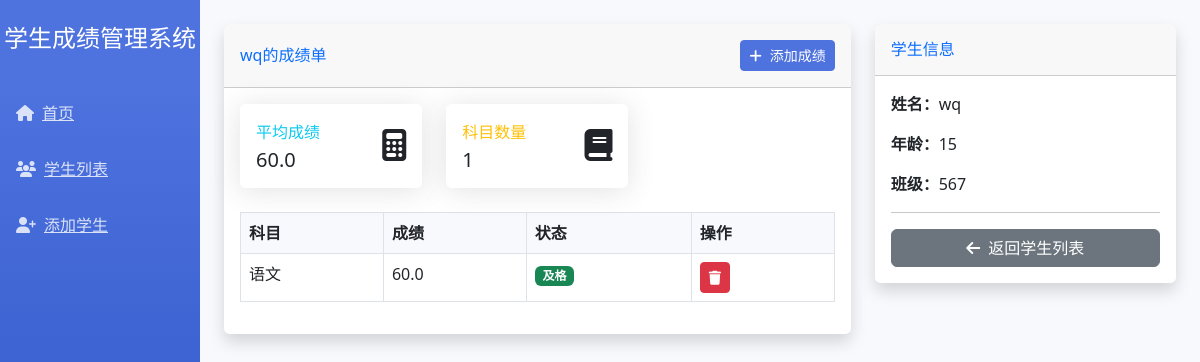
Screenshot of /view_grades/4 with the database file from the repository.
### tables this page shows
CREATE TABLE students (
                    id INTEGER PRIMARY KEY AUTOINCREMENT,
                    name TEXT NOT NULL,
                    age INTEGER NOT NULL,
                    class_name TEXT NOT NULL
                );

CREATE TABLE grades (
                    id INTEGER PRIMARY KEY AUTOINCREMENT,
                    student_id INTEGER NOT NULL,
                    subject TEXT NOT NULL,
                    grade REAL NOT NULL,
                    FOREIGN KEY (student_id) REFERENCES students (id)
                );

### app.py (the view)
@app.route('/view_grades/<int:student_id>')
def view_grades(student_id):
    conn = get_db_connection()
    student = conn.execute('SELECT * FROM students WHERE id = ?', (student_id,)).fetchone()
    grades = conn.execute('SELECT * FROM grades WHERE student_id = ?', (student_id,)).fetchall()
    conn.close()
    total_grades = sum(grade['grade'] for grade in grades)
    average_grade = total_grades / len(grades) if grades else 0
    return render_template('view_grades.html', student=student, grades=grades, average_grade=average_grade, title='查看成绩')

### app.py (called while the page is built)
def get_db_connection():
    conn = sqlite3.connect('students.db')
    conn.row_factory = sqlite3.Row
    return conn

### templates/view_grades.html (shortened to what this page needs)
{% extends "base.html" %}
{% block content %}
<div class="row">
    <div class="col-lg-8">
        <div class="card shadow mb-4">
            <div class="card-header py-3 d-flex justify-content-between align-items-center">
                <h6 class="m-0 font-weight-bold text-primary">{{ student['name'] }}的成绩单</h6>
                <a href="{{ url_for('add_grade', student_id=student['id']) }}" class="btn btn-primary btn-sm">
                    <i class="fas fa-plus me-2"></i>添加成绩
                </a>
            </div>
            <div class="card-body">
                <div class="row mb-4">
                    <div class="col-md-4">
                        <div class="card border-left-info">
                            <div class="card-body">
                                <div class="row no-gutters align-items-center">
                                    <div class="col mr-2">
                                        <div class="text-xs font-weight-bold text-info text-uppercase mb-1">
                                            平均成绩</div>
                                        <div class="h5 mb-0 font-weight-bold text-gray-800">
                                            {{ average_grade|round(2) if average_grade else '暂无' }}
                                        </div>
                                    </div>
                                    <div class="col-auto">
                                        <i class="fas fa-calculator fa-2x text-gray-300"></i>
                                    </div>
                                </div>
                            </div>
                        </div>
                    </div>
                    <div class="col-md-4">
                        <div class="card border-left-warning">
                            <div class="card-body">
                                <div class="row no-gutters align-items-center">
                                    <div class="col mr-2">
                                        <div class="text-xs font-weight-bold text-warning text-uppercase mb-1">
                                            科目数量</div>
                                        <div class="h5 mb-0 font-weight-bold text-gray-800">
                                            {{ grades|length }}
                                        </div>
                                    </div>
                                    <div class="col-auto">
                                        <i class="fas fa-book fa-2x text-gray-300"></i>
                                    </div>
                                </div>
                            </div>
                        </div>
                    </div>
                </div>
                {% if grades %}
                <div class="table-responsive">
                    <table class="table table-bordered table-hover">
                        <thead>
                            <tr>
                                <th>科目</th>
                                <th>成绩</th>
                                <th>状态</th>
                                <th>操作</th>
                            </tr>
                        </thead>
                        <tbody>
                            {% for grade in grades %}
                            <tr>
                                <td>{{ grade['subject'] }}</td>
                                <td>{{ grade['grade'] }}</td>
                                <td>
                                    <span class="badge bg-{{ 'success' if grade['grade'] >= 60 else 'danger' }}">
                                        {{ '及格' if grade['grade'] >= 60 else '不及格' }}
                                    </span>
                                </td>
                                <td>
                                    <button type="button" class="btn btn-danger btn-sm"
                                            onclick="confirmDeleteGrade('{{ grade['id'] }}')">
                                        <i class="fas fa-trash"></i>
                                    </button>
                                </td>
                            </tr>
                            {% endfor %}
                        </tbody>
                    </table>
                </div>
                {% else %}
                <div class="alert alert-info">
                    <i class="fas fa-info-circle me-2"></i>暂无成绩记录
                </div>
                {% endif %}
            </div>
        </div>
    </div>
    <div class="col-lg-4">
        <div class="card shadow mb-4">
            <div class="card-header py-3">
                <h6 class="m-0 font-weight-bold text-primary">学生信息</h6>
            </div>
            <div class="card-body">
                <div class="mb-3">
                    <strong>姓名：</strong>{{ student['name'] }}
                </div>
                <div class="mb-3">
                    <strong>年龄：</strong>{{ student['age'] }}
                </div>
                <div class="mb-3">
                    <strong>班级：</strong>{{ student['class_name'] }}
                </div>
                <hr>
                <div class="d-grid">
                    <a href="{{ url_for('student_list') }}" class="btn btn-secondary">
                        <i class="fas fa-arrow-left me-2"></i>返回学生列表
                    </a>
                </div>
            </div>
        </div>
    </div>
</div>
{% endblock %}

### templates/base.html (style rules this page uses)
:root { --primary-color: #4e73df; --secondary-color: #858796; }
body { background-color: #f8f9fc; }
.card { border: none; border-radius: 0.35rem; box-shadow: 0 0.15rem 1.75rem 0 rgba(58,59,69,.15); }
.table th { background-color: #f8f9fc; }
.btn-primary { background-color: var(--primary-color); border-color: var(--primary-color); }

### rows the page displays
students: name "wq", age "15", class_name "567"
grades: subject "语文", grade "60.0", grade "及格"

### other values shown
{{ average_grade|round(2) if average_grade else '暂无' }} "60.0"
{{ grades|length }} "1"
